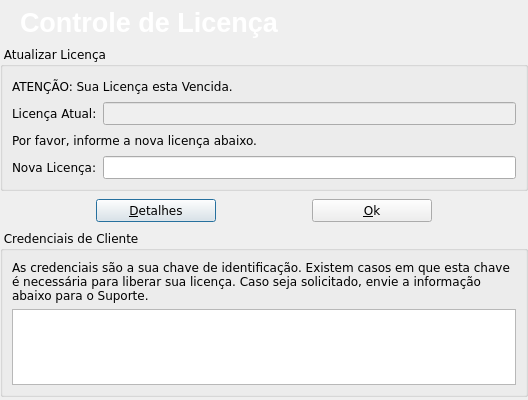
<?xml version="1.0" encoding="UTF-8"?>
<ui version="4.0">
 <class>LicenseControl</class>
 <widget class="QDialog" name="LicenseControl">
  <property name="windowModality">
   <enum>Qt::ApplicationModal</enum>
  </property>
  <property name="geometry">
   <rect>
    <x>0</x>
    <y>0</y>
    <width>528</width>
    <height>400</height>
   </rect>
  </property>
  <property name="sizePolicy">
   <sizepolicy hsizetype="Preferred" vsizetype="Fixed">
    <horstretch>0</horstretch>
    <verstretch>0</verstretch>
   </sizepolicy>
  </property>
  <property name="minimumSize">
   <size>
    <width>0</width>
    <height>234</height>
   </size>
  </property>
  <property name="maximumSize">
   <size>
    <width>16777215</width>
    <height>400</height>
   </size>
  </property>
  <property name="windowTitle">
   <string>Controle de Licenças</string>
  </property>
  <property name="windowIcon">
   <iconset resource="../../Projects/Blink/icons/resources.qrc">
    <normaloff>:/png/marca-m.png</normaloff>:/png/marca-m.png</iconset>
  </property>
  <layout class="QGridLayout" name="gridLayout_3">
   <property name="leftMargin">
    <number>0</number>
   </property>
   <property name="topMargin">
    <number>0</number>
   </property>
   <property name="rightMargin">
    <number>0</number>
   </property>
   <property name="bottomMargin">
    <number>0</number>
   </property>
   <property name="spacing">
    <number>0</number>
   </property>
   <item row="0" column="0">
    <widget class="QFrame" name="frame">
     <property name="minimumSize">
      <size>
       <width>0</width>
       <height>42</height>
      </size>
     </property>
     <property name="maximumSize">
      <size>
       <width>16777215</width>
       <height>42</height>
      </size>
     </property>
     <property name="styleSheet">
      <string notr="true">background-image: url(:/png/topright.jpg);</string>
     </property>
     <property name="frameShape">
      <enum>QFrame::NoFrame</enum>
     </property>
     <property name="frameShadow">
      <enum>QFrame::Raised</enum>
     </property>
     <widget class="QLabel" name="labelStatus">
      <property name="enabled">
       <bool>false</bool>
      </property>
      <property name="geometry">
       <rect>
        <x>20</x>
        <y>0</y>
        <width>321</width>
        <height>41</height>
       </rect>
      </property>
      <property name="palette">
       <palette>
        <active>
         <colorrole role="WindowText">
          <brush brushstyle="SolidPattern">
           <color alpha="255">
            <red>255</red>
            <green>255</green>
            <blue>255</blue>
           </color>
          </brush>
         </colorrole>
         <colorrole role="Button">
          <brush brushstyle="SolidPattern">
           <color alpha="255">
            <red>0</red>
            <green>0</green>
            <blue>0</blue>
           </color>
          </brush>
         </colorrole>
         <colorrole role="Text">
          <brush brushstyle="SolidPattern">
           <color alpha="255">
            <red>255</red>
            <green>255</green>
            <blue>255</blue>
           </color>
          </brush>
         </colorrole>
         <colorrole role="ButtonText">
          <brush brushstyle="SolidPattern">
           <color alpha="255">
            <red>255</red>
            <green>255</green>
            <blue>255</blue>
           </color>
          </brush>
         </colorrole>
         <colorrole role="Base">
          <brush brushstyle="SolidPattern">
           <color alpha="255">
            <red>0</red>
            <green>0</green>
            <blue>0</blue>
           </color>
          </brush>
         </colorrole>
         <colorrole role="Window">
          <brush brushstyle="SolidPattern">
           <color alpha="255">
            <red>0</red>
            <green>0</green>
            <blue>0</blue>
           </color>
          </brush>
         </colorrole>
        </active>
        <inactive>
         <colorrole role="WindowText">
          <brush brushstyle="SolidPattern">
           <color alpha="255">
            <red>255</red>
            <green>255</green>
            <blue>255</blue>
           </color>
          </brush>
         </colorrole>
         <colorrole role="Button">
          <brush brushstyle="SolidPattern">
           <color alpha="255">
            <red>0</red>
            <green>0</green>
            <blue>0</blue>
           </color>
          </brush>
         </colorrole>
         <colorrole role="Text">
          <brush brushstyle="SolidPattern">
           <color alpha="255">
            <red>255</red>
            <green>255</green>
            <blue>255</blue>
           </color>
          </brush>
         </colorrole>
         <colorrole role="ButtonText">
          <brush brushstyle="SolidPattern">
           <color alpha="255">
            <red>255</red>
            <green>255</green>
            <blue>255</blue>
           </color>
          </brush>
         </colorrole>
         <colorrole role="Base">
          <brush brushstyle="SolidPattern">
           <color alpha="255">
            <red>0</red>
            <green>0</green>
            <blue>0</blue>
           </color>
          </brush>
         </colorrole>
         <colorrole role="Window">
          <brush brushstyle="SolidPattern">
           <color alpha="255">
            <red>0</red>
            <green>0</green>
            <blue>0</blue>
           </color>
          </brush>
         </colorrole>
        </inactive>
        <disabled>
         <colorrole role="WindowText">
          <brush brushstyle="SolidPattern">
           <color alpha="255">
            <red>255</red>
            <green>255</green>
            <blue>255</blue>
           </color>
          </brush>
         </colorrole>
         <colorrole role="Button">
          <brush brushstyle="SolidPattern">
           <color alpha="255">
            <red>0</red>
            <green>0</green>
            <blue>0</blue>
           </color>
          </brush>
         </colorrole>
         <colorrole role="Text">
          <brush brushstyle="SolidPattern">
           <color alpha="255">
            <red>255</red>
            <green>255</green>
            <blue>255</blue>
           </color>
          </brush>
         </colorrole>
         <colorrole role="ButtonText">
          <brush brushstyle="SolidPattern">
           <color alpha="255">
            <red>255</red>
            <green>255</green>
            <blue>255</blue>
           </color>
          </brush>
         </colorrole>
         <colorrole role="Base">
          <brush brushstyle="SolidPattern">
           <color alpha="255">
            <red>0</red>
            <green>0</green>
            <blue>0</blue>
           </color>
          </brush>
         </colorrole>
         <colorrole role="Window">
          <brush brushstyle="SolidPattern">
           <color alpha="255">
            <red>0</red>
            <green>0</green>
            <blue>0</blue>
           </color>
          </brush>
         </colorrole>
        </disabled>
       </palette>
      </property>
      <property name="font">
       <font>
        <family>Arial</family>
        <pointsize>20</pointsize>
        <weight>75</weight>
        <bold>true</bold>
       </font>
      </property>
      <property name="styleSheet">
       <string notr="true">background-image: url(:/png/topright.jpg);</string>
      </property>
      <property name="frameShape">
       <enum>QFrame::NoFrame</enum>
      </property>
      <property name="frameShadow">
       <enum>QFrame::Plain</enum>
      </property>
      <property name="lineWidth">
       <number>1</number>
      </property>
      <property name="text">
       <string>Controle de Licença</string>
      </property>
      <property name="textFormat">
       <enum>Qt::AutoText</enum>
      </property>
      <property name="alignment">
       <set>Qt::AlignLeading|Qt::AlignLeft|Qt::AlignVCenter</set>
      </property>
      <property name="wordWrap">
       <bool>false</bool>
      </property>
      <property name="textInteractionFlags">
       <set>Qt::NoTextInteraction</set>
      </property>
     </widget>
    </widget>
   </item>
   <item row="1" column="0">
    <widget class="QGroupBox" name="groupBox">
     <property name="minimumSize">
      <size>
       <width>0</width>
       <height>145</height>
      </size>
     </property>
     <property name="maximumSize">
      <size>
       <width>16777215</width>
       <height>145</height>
      </size>
     </property>
     <property name="font">
      <font>
       <family>Verdana</family>
      </font>
     </property>
     <property name="title">
      <string> Atualizar Licença </string>
     </property>
     <layout class="QGridLayout" name="gridLayout_2">
      <item row="0" column="0">
       <widget class="QLabel" name="lblFirstMessage">
        <property name="font">
         <font>
          <family>Verdana</family>
         </font>
        </property>
        <property name="text">
         <string>ATENÇÃO: Sua Licença esta Vencida.</string>
        </property>
       </widget>
      </item>
      <item row="1" column="0">
       <layout class="QHBoxLayout" name="horizontalLayout">
        <item>
         <widget class="QLabel" name="label_2">
          <property name="text">
           <string>Licença Atual:</string>
          </property>
         </widget>
        </item>
        <item>
         <widget class="QLineEdit" name="lineEditlicencaAtual">
          <property name="enabled">
           <bool>false</bool>
          </property>
          <property name="readOnly">
           <bool>true</bool>
          </property>
         </widget>
        </item>
       </layout>
      </item>
      <item row="2" column="0">
       <widget class="QLabel" name="label_4">
        <property name="font">
         <font>
          <family>Verdana</family>
         </font>
        </property>
        <property name="text">
         <string>Por favor, informe a nova licença abaixo.</string>
        </property>
       </widget>
      </item>
      <item row="3" column="0">
       <layout class="QHBoxLayout" name="horizontalLayout_2">
        <item>
         <widget class="QLabel" name="label_3">
          <property name="text">
           <string>Nova Licença:</string>
          </property>
         </widget>
        </item>
        <item>
         <widget class="QLineEdit" name="lineEditNovaLicenca"/>
        </item>
       </layout>
      </item>
     </layout>
    </widget>
   </item>
   <item row="2" column="0">
    <layout class="QHBoxLayout" name="horizontalLayout_3">
     <property name="topMargin">
      <number>6</number>
     </property>
     <property name="bottomMargin">
      <number>6</number>
     </property>
     <item>
      <widget class="QPushButton" name="pushButtonAvancado">
       <property name="maximumSize">
        <size>
         <width>120</width>
         <height>16777215</height>
        </size>
       </property>
       <property name="font">
        <font>
         <family>Verdana</family>
        </font>
       </property>
       <property name="text">
        <string>&amp;Detalhes</string>
       </property>
       <property name="icon">
        <iconset resource="../../Projects/Blink/icons/resources.qrc">
         <normaloff>:/png/security-icon.png</normaloff>:/png/security-icon.png</iconset>
       </property>
       <property name="iconSize">
        <size>
         <width>24</width>
         <height>24</height>
        </size>
       </property>
       <property name="checkable">
        <bool>true</bool>
       </property>
       <property name="checked">
        <bool>false</bool>
       </property>
       <property name="flat">
        <bool>false</bool>
       </property>
      </widget>
     </item>
     <item>
      <widget class="QPushButton" name="pushButtonOk">
       <property name="maximumSize">
        <size>
         <width>120</width>
         <height>16777215</height>
        </size>
       </property>
       <property name="font">
        <font>
         <family>Verdana</family>
        </font>
       </property>
       <property name="text">
        <string>&amp;Ok</string>
       </property>
       <property name="icon">
        <iconset resource="../../Projects/Blink/icons/resources.qrc">
         <normaloff>:/png/ok-icon.png</normaloff>:/png/ok-icon.png</iconset>
       </property>
       <property name="iconSize">
        <size>
         <width>24</width>
         <height>24</height>
        </size>
       </property>
      </widget>
     </item>
    </layout>
   </item>
   <item row="3" column="0">
    <widget class="QGroupBox" name="groupBox_2">
     <property name="maximumSize">
      <size>
       <width>16777215</width>
       <height>167</height>
      </size>
     </property>
     <property name="font">
      <font>
       <family>Verdana</family>
      </font>
     </property>
     <property name="title">
      <string> Credenciais de Cliente </string>
     </property>
     <layout class="QGridLayout" name="gridLayout">
      <item row="0" column="0">
       <widget class="QLabel" name="label_5">
        <property name="frameShape">
         <enum>QFrame::NoFrame</enum>
        </property>
        <property name="frameShadow">
         <enum>QFrame::Plain</enum>
        </property>
        <property name="text">
         <string>As credenciais são a sua chave de identificação. Existem casos em que esta chave é necessária para liberar sua licença. Caso seja solicitado, envie a informação abaixo para o Suporte.</string>
        </property>
        <property name="scaledContents">
         <bool>false</bool>
        </property>
        <property name="wordWrap">
         <bool>true</bool>
        </property>
       </widget>
      </item>
      <item row="1" column="0">
       <widget class="QTextEdit" name="textEditCredenciais"/>
      </item>
     </layout>
    </widget>
   </item>
  </layout>
 </widget>
 <resources>
  <include location="../../Projects/Blink/icons/resources.qrc"/>
  <include location="../../Projects/Blink/icons/resources.qrc"/>
 </resources>
 <connections/>
</ui>
